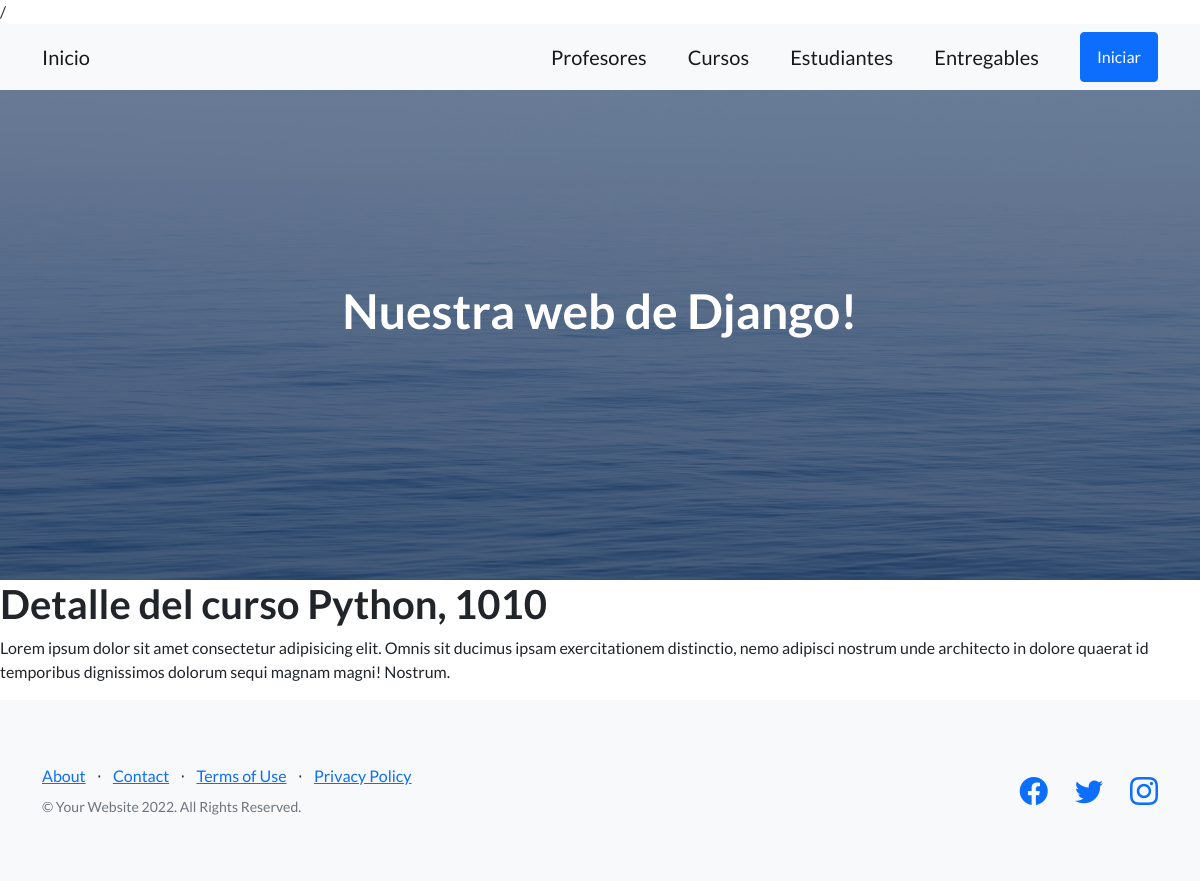
The page /app_coder/detalleCursos/4 on the database as committed earlier.
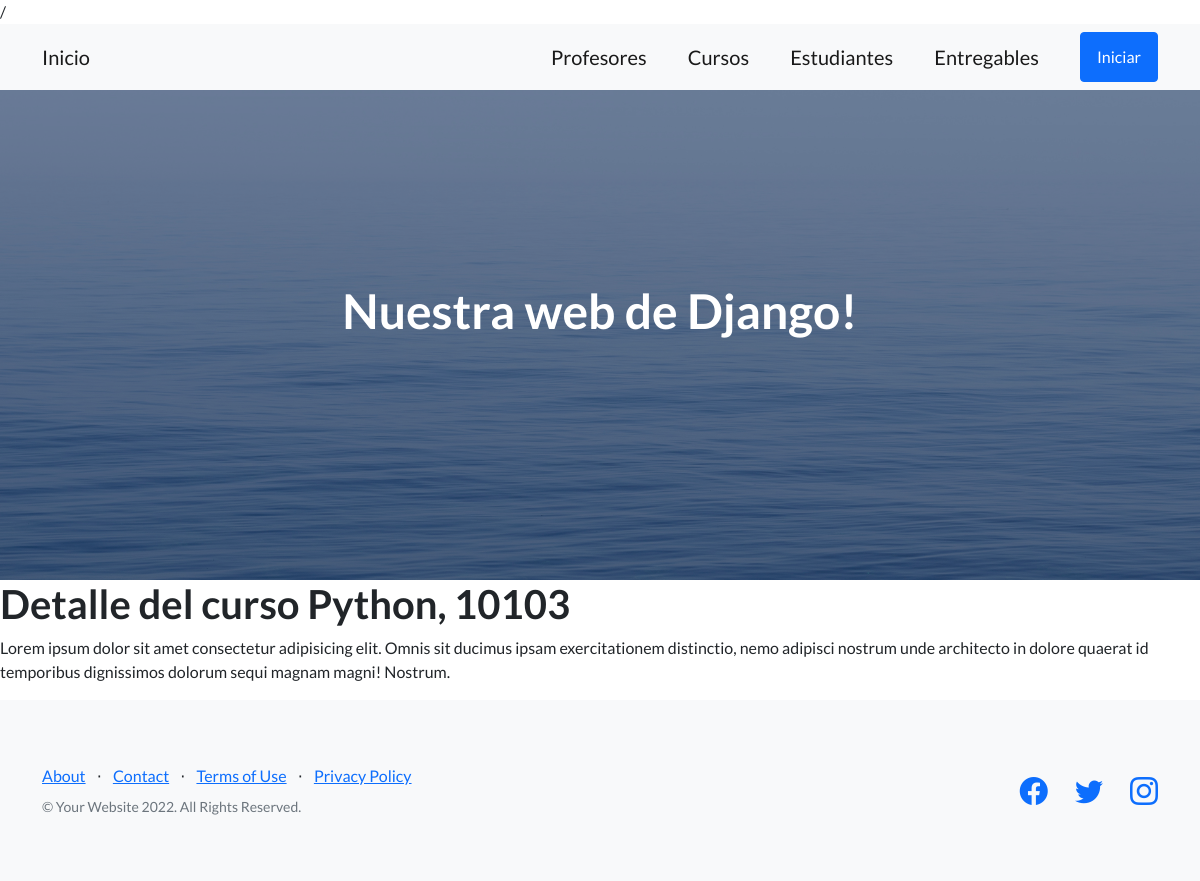
The same page on the database as committed later.
### app_coder/models.py (models this page shows, shortened)
class Curso(models.Model):
    nombre = models.CharField(max_length=50)
    camada = models.IntegerField()
    class Meta():
        verbose_name = "My Course"
        verbose_name_plural = "Mis Cursos"
        ordering = ("nombre",)
        unique_together = ("nombre","camada")

### app_coder/views.py (the view)
# urls.py: path('detalleCursos/<int:pk>', CursoDetail.as_view(), name = "DetalleCursos"),
class CursoDetail(DetailView):
    model = Curso
    template_name = "curso_detail.html"
    context_object_name =  "curso"

### app_coder/templates/curso_detail.html
{% extends 'padre.html' %}
{% load static %}
{% block bloquecambia  %}
    <h1>Detalle del curso {{curso.nombre}}, {{curso.camada}}</h1>
    <p>Lorem ipsum dolor sit amet consectetur adipisicing elit. Omnis sit ducimus ipsam exercitationem distinctio, nemo adipisci nostrum unde architecto in dolore quaerat id temporibus dignissimos dolorum sequi magnam magni! Nostrum.</p>
{% endblock bloquecambia  %}

Rows that differ between the two databases and show on the page:
changed Curso "Python": camada "1010" → "10103"
